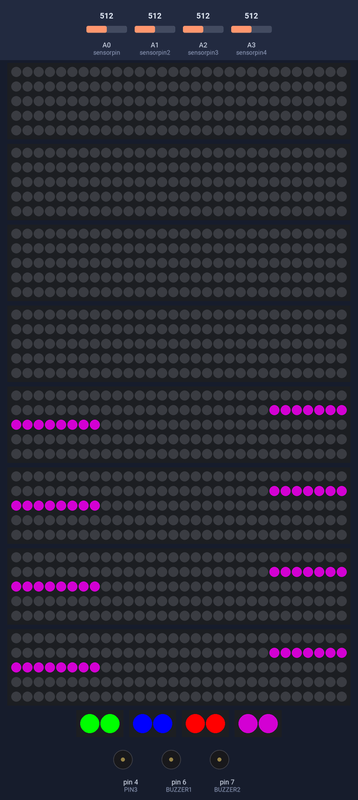
Recording of a sketch running on a simulated Arduino Uno, built with avr-gcc and run on an emulated ATmega328P. On the bench: 8 × 150 RGB LEDs in strip order, left to right, continuing on the next row, 4 × 2 RGB LEDs in strip order, left to right, buzzer (waves = sounding, pin HIGH). The inputs (shaded band) are chosen by the test bench; at power-on: A0 (sensorpin) = 512, A3 (sensorpin4) = 512, A1 (sensorpin2) = 512, A2 (sensorpin3) = 512. Dim RGB values are drawn brighter than linear; the strip is taken to match the declared colour order; random numbers use the default seed unless the sketch sets one.

Above: at 9.68 s.
12.0 s: A0 (sensorpin) set to 414
24.9 s: A0 (sensorpin) set to 382
At 30.3 s:
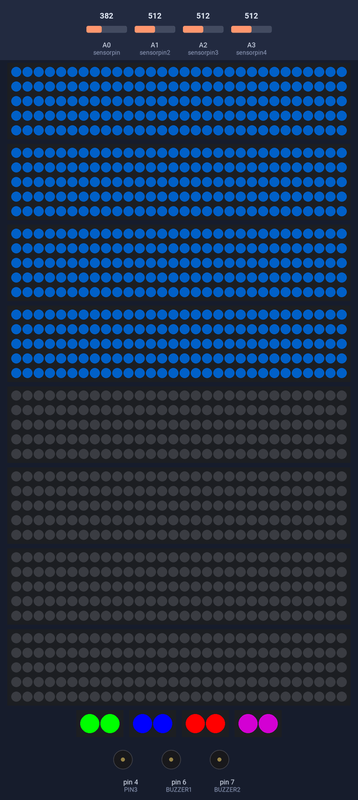
32.6 s: A0 (sensorpin) set to 410
At 41.95 s:
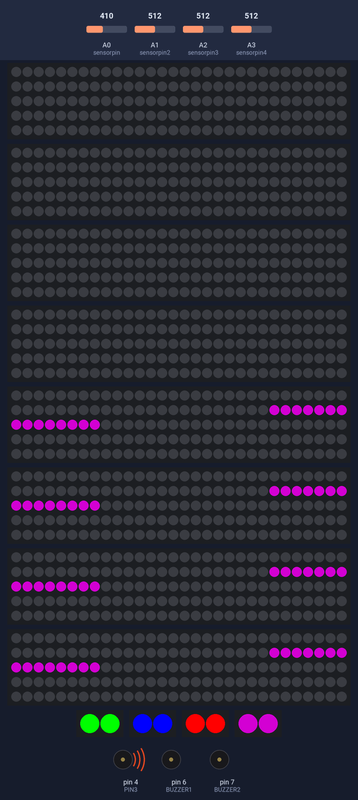
44.5 s: A3 (sensorpin4) set to 417
57.4 s: A3 (sensorpin4) set to 386
At 67.57 s:
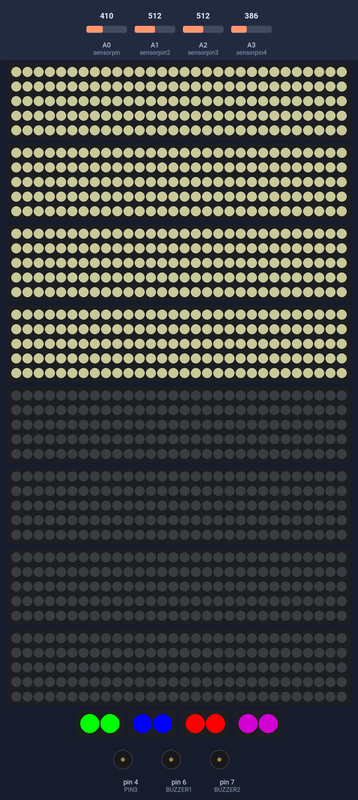
67.7 s: A3 (sensorpin4) set to 410
At 77.8 s:
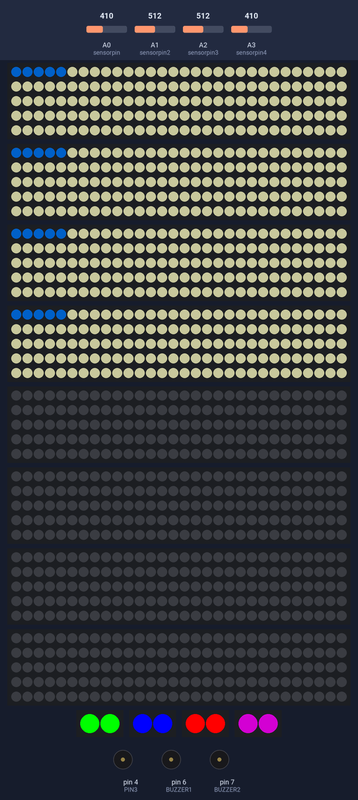
Timing chart, 0 to 79.7 s (numbered marks = the images above; inputs shaded):
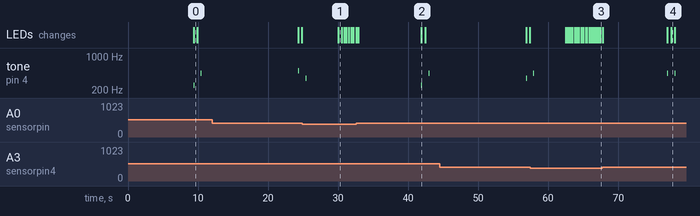

Measured:
- the behaviour switches between 401 and 400 on A0 (sensorpin) (found by bisection; images 0 and 1)
- the behaviour switches between 401 and 400 on A3 (sensorpin4) (found by bisection; images 2 and 3)
- after the input at 24.9 s, the LEDs: first change after 5.1 s (image 1 shows a later state)
- after the input at 32.6 s, tone on pin 4 (PIN3): silent → 250 Hz after 9.3 s, → silent 0.10 s later, → 440 Hz 0.95 s later, → silent 0.10 s later
- after the input at 57.4 s, the LEDs: first change after 5.1 s (image 3 shows a later state)
- after the input at 67.7 s, tone on pin 4 (PIN3): alternates 440 Hz for 0.10 s and silent for 0.95 s, 4 changes in all, then stays silent, starting after 9.3 s
- what the display in image 1 shows lasts 0.5 s, from 30.0 s to 30.5 s

The sketch:

simon.ino
```cpp
#include <WS2812FX.h>
#include <Adafruit_NeoPixel.h>;
#include <time.h>
#include <LEDMatrixDriver.hpp>


//haut parleur
#define BUZZER1  6
#define BUZZER2  7

//strip
#define PIN 2
#define PIN2 3
#define PIN3 4
#define PIN4 5


//Chenillard
#define LED_COUNT 150
#define TIMER_MS 5000
WS2812FX ws2812fx1 = WS2812FX(LED_COUNT, PIN, NEO_RGB + NEO_KHZ800);
WS2812FX ws2812fx2 = WS2812FX(LED_COUNT, PIN2, NEO_RGB + NEO_KHZ800);
WS2812FX ws2812fx3 = WS2812FX(LED_COUNT, PIN3, NEO_RGB + NEO_KHZ800);
WS2812FX ws2812fx4 = WS2812FX(LED_COUNT, PIN4, NEO_RGB + NEO_KHZ800);
unsigned long last_change = 0;
unsigned long now = 0;


//led rappel
#define PIN11 8
#define PIN22 11
#define PIN33 12
#define PIN44 13

//Strip
#define NUMPIXELS 17
#define NUMPIXELS2 35
#define NUMPIXELS3 53
#define NUMPIXELS4 68
//led rappel
#define NUMPIXELS11 2
#define NUMPIXELS22 2
#define NUMPIXELS33 2
#define NUMPIXELS44 2


#ifdef __AVR__
#include <avr/power.h> // Required for 16 MHz Adafruit Trinket
#endif


#define sensorpin  0
#define sensorpin2  1
#define sensorpin3  2
#define sensorpin4  3


//strip
Adafruit_NeoPixel pixels(150, PIN, NEO_GRB + NEO_KHZ800);
Adafruit_NeoPixel pixels2(150, PIN2, NEO_GRB + NEO_KHZ800);
Adafruit_NeoPixel pixels3(150, PIN3, NEO_GRB + NEO_KHZ800);
Adafruit_NeoPixel pixels4(150, PIN4, NEO_GRB + NEO_KHZ800);


//led rappel
Adafruit_NeoPixel pixels11(NUMPIXELS11, PIN11, NEO_GRB + NEO_KHZ800);
Adafruit_NeoPixel pixels22(NUMPIXELS22, PIN22, NEO_GRB + NEO_KHZ800);
Adafruit_NeoPixel pixels33(NUMPIXELS33, PIN33, NEO_GRB + NEO_KHZ800);
Adafruit_NeoPixel pixels44(NUMPIXELS44, PIN44, NEO_GRB + NEO_KHZ800);


 //Matrix
  const uint8_t LEDMATRIX_CS_PIN = 9;
  const int LEDMATRIX_SEGMENTS = 8;
  const int LEDMATRIX_WIDTH    = LEDMATRIX_SEGMENTS * 8;
  LEDMatrixDriver lmd(LEDMATRIX_SEGMENTS, LEDMATRIX_CS_PIN);
  char text[] = "** LED MATRIX DEMO! ** (1234567890) ++ \"ABCDEFGHIJKLMNOPQRSTUVWXYZ\" ++ <$%/=?'.@,> --";
  //const int ANIM_DELAY = 30;

void setup()
{
//Matrix
    lmd.setEnabled(true);
    lmd.setIntensity(2); // 0 = low, 10 = high

  //Chenillard
  ws2812fx1.init();
  ws2812fx1.setBrightness(100);
  ws2812fx1.setSpeed(1000);
  ws2812fx1.setColor(0x007BFF);
  ws2812fx1.setMode(FX_MODE_STATIC);
  ws2812fx1.start();


  ws2812fx2.init();
  ws2812fx2.setBrightness(100);
  ws2812fx2.setSpeed(1000);
  ws2812fx2.setColor(0x007BFF);
  ws2812fx2.setMode(FX_MODE_STATIC);
  ws2812fx2.start();


  ws2812fx3.init();
  ws2812fx3.setBrightness(100);
  ws2812fx3.setSpeed(1000);
  ws2812fx3.setColor(0x007BFF);
  ws2812fx3.setMode(FX_MODE_STATIC);
  ws2812fx3.start();


  ws2812fx4.init();
  ws2812fx4.setBrightness(100);
  ws2812fx4.setSpeed(1000);
  ws2812fx4.setColor(0x007BFF);
  ws2812fx4.setMode(FX_MODE_STATIC);
  ws2812fx4.start();


  //Jeu Simon
  #if defined(__AVR_ATtiny85__) && (F_CPU == 16000000)
  clock_prescale_set(clock_div_1);
  #endif


  //Haut parleur
  pinMode(BUZZER1, OUTPUT);
  pinMode(BUZZER2, OUTPUT);


//strip
  Serial.begin(9600);
  pixels.begin();
  pixels2.begin();
  pixels3.begin();
  pixels4.begin();

  pixels.clear();pixels.show();
  pixels2.clear();pixels2.show();
  pixels3.clear();pixels3.show();
  pixels4.clear();pixels4.show();

//led rappel
  pixels11.begin();
  pixels22.begin();
  pixels33.begin();
  pixels44.begin();

  pixels11.clear();pixels11.show();
  pixels22.clear();pixels22.show();
  pixels33.clear();pixels33.show();
  pixels44.clear();pixels44.show();

   for(int i=0; i<NUMPIXELS11; i++) { pixels11.setPixelColor(i, pixels11.Color(0,255,0));}
   for(int i=0; i<NUMPIXELS22; i++) { pixels22.setPixelColor(i, pixels22.Color(0,0, 255));}
   for(int i=0; i<NUMPIXELS33; i++) { pixels33.setPixelColor(i, pixels33.Color(255, 0, 0));}
   for(int i=0; i<NUMPIXELS44; i++) { pixels44.setPixelColor(i, pixels44.Color(125, 0, 125));}


    pixels11.show();
    pixels22.show();
    pixels33.show();
    pixels44.show();


  //Fin setup.
 }


//Simon
 int val = 0;
 int  val2 = 0;
 int  val3 =0;
 int  val4 = 0;

 int i = 0;
 int z = 0;


 int choix_utilisateur = 0;

 bool pret = false ;

 String myString;

 int tab[13];
 int  TAILLE = 13;

 int perdu = 0;
 unsigned long debut_partie;
 int iteration = 0;
 bool affiche_couleur = false;
 int nbr_jeux = 1;


  //Matrix
  int x=0, y=0;   // start top left
byte font[95][8] = { {0,0,0,0,0,0,0,0}, // SPACE
                     {0x10,0x18,0x18,0x18,0x18,0x00,0x18,0x18}, // EXCL
                     {0x28,0x28,0x08,0x00,0x00,0x00,0x00,0x00}, // QUOT
                     {0x00,0x0a,0x7f,0x14,0x28,0xfe,0x50,0x00}, // #
                     {0x10,0x38,0x54,0x70,0x1c,0x54,0x38,0x10}, // $
                     {0x00,0x60,0x66,0x08,0x10,0x66,0x06,0x00}, // %
                     {0,0,0,0,0,0,0,0}, // &
                     {0x00,0x10,0x18,0x18,0x08,0x00,0x00,0x00}, // '
                     {0x02,0x04,0x08,0x08,0x08,0x08,0x08,0x04}, // (
                     {0x40,0x20,0x10,0x10,0x10,0x10,0x10,0x20}, // )
                     {0x00,0x10,0x54,0x38,0x10,0x38,0x54,0x10}, // *
                     {0x00,0x08,0x08,0x08,0x7f,0x08,0x08,0x08}, // +
                     {0x00,0x00,0x00,0x00,0x00,0x18,0x18,0x08}, // COMMA
                     {0x00,0x00,0x00,0x00,0x7e,0x00,0x00,0x00}, // -
                     {0x00,0x00,0x00,0x00,0x00,0x00,0x06,0x06}, // DOT
                     {0x00,0x04,0x04,0x08,0x10,0x20,0x40,0x40}, // /
                     {0x00,0x38,0x44,0x4c,0x54,0x64,0x44,0x38}, // 0
                     {0x04,0x0c,0x14,0x24,0x04,0x04,0x04,0x04}, // 1
                     {0x00,0x30,0x48,0x04,0x04,0x38,0x40,0x7c}, // 2
                     {0x00,0x38,0x04,0x04,0x18,0x04,0x44,0x38}, // 3
                     {0x00,0x04,0x0c,0x14,0x24,0x7e,0x04,0x04}, // 4
                     {0x00,0x7c,0x40,0x40,0x78,0x04,0x04,0x38}, // 5
                     {0x00,0x38,0x40,0x40,0x78,0x44,0x44,0x38}, // 6
                     {0x00,0x7c,0x04,0x04,0x08,0x08,0x10,0x10}, // 7
                     {0x00,0x3c,0x44,0x44,0x38,0x44,0x44,0x78}, // 8
                     {0x00,0x38,0x44,0x44,0x3c,0x04,0x04,0x78}, // 9
                     {0x00,0x18,0x18,0x00,0x00,0x18,0x18,0x00}, // :
                     {0x00,0x18,0x18,0x00,0x00,0x18,0x18,0x08}, // ;
                     {0x00,0x10,0x20,0x40,0x80,0x40,0x20,0x10}, // <
                     {0x00,0x00,0x7e,0x00,0x00,0xfc,0x00,0x00}, // =
                     {0x00,0x08,0x04,0x02,0x01,0x02,0x04,0x08}, // >
                     {0x00,0x38,0x44,0x04,0x08,0x10,0x00,0x10}, // ?
                     {0x00,0x30,0x48,0xba,0xba,0x84,0x78,0x00}, // @
                     {0x00,0x1c,0x22,0x42,0x42,0x7e,0x42,0x42}, // A
                     {0x00,0x78,0x44,0x44,0x78,0x44,0x44,0x7c}, // B
                     {0x00,0x3c,0x44,0x40,0x40,0x40,0x44,0x7c}, // C
                     {0x00,0x7c,0x42,0x42,0x42,0x42,0x44,0x78}, // D
                     {0x00,0x78,0x40,0x40,0x70,0x40,0x40,0x7c}, // E
                     {0x00,0x7c,0x40,0x40,0x78,0x40,0x40,0x40}, // F
                     {0x00,0x3c,0x40,0x40,0x5c,0x44,0x44,0x78}, // G
                     {0x00,0x42,0x42,0x42,0x7e,0x42,0x42,0x42}, // H
                     {0x00,0x7c,0x10,0x10,0x10,0x10,0x10,0x7e}, // I
                     {0x00,0x7e,0x02,0x02,0x02,0x02,0x04,0x38}, // J
                     {0x00,0x44,0x48,0x50,0x60,0x50,0x48,0x44}, // K
                     {0x00,0x40,0x40,0x40,0x40,0x40,0x40,0x7c}, // L
                     {0x00,0x82,0xc6,0xaa,0x92,0x82,0x82,0x82}, // M
                     {0x00,0x42,0x42,0x62,0x52,0x4a,0x46,0x42}, // N
                     {0x00,0x3c,0x42,0x42,0x42,0x42,0x44,0x38}, // O
                     {0x00,0x78,0x44,0x44,0x48,0x70,0x40,0x40}, // P
                     {0x00,0x3c,0x42,0x42,0x52,0x4a,0x44,0x3a}, // Q
                     {0x00,0x78,0x44,0x44,0x78,0x50,0x48,0x44}, // R
                     {0x00,0x38,0x40,0x40,0x38,0x04,0x04,0x78}, // S
                     {0x00,0x7e,0x90,0x10,0x10,0x10,0x10,0x10}, // T
                     {0x00,0x42,0x42,0x42,0x42,0x42,0x42,0x3e}, // U
                     {0x00,0x42,0x42,0x42,0x42,0x44,0x28,0x10}, // V
                     {0x80,0x82,0x82,0x92,0x92,0x92,0x94,0x78}, // W
                     {0x00,0x42,0x42,0x24,0x18,0x24,0x42,0x42}, // X
                     {0x00,0x44,0x44,0x28,0x10,0x10,0x10,0x10}, // Y
                     {0x00,0x7c,0x04,0x08,0x7c,0x20,0x40,0xfe}, // Z
                      // (the font does not contain any lower case letters. you can add your own.)
                  };    // {}, //


void loop(){

  affichageStatique("WELCOME");

//Simon
  val = analogRead(sensorpin);
  val2 = analogRead(sensorpin2);
  val3 = analogRead(sensorpin3);
  val4 = analogRead(sensorpin4);

if (val>400 and val4>400){
  pret = true ;
  }else{
    pret = false;
  }

  if (pret){
    change_couleur_des_led_real_time(99);
    affichage("START DANS");
    delay(500);
    for (i=0; i<4; i++){
      myString = String(3-i);
      if (i==3){
         affichage("START");
      }else{
        affichage(myString);
      }
      delay(500);
    }

    // tableau
     for(int i =0; i<TAILLE; i++){
        tab[i] = random(1, 5);

    }


    while (nbr_jeux < TAILLE+1 and perdu == 0){
      affichageStatique("LEVEL "+String(nbr_jeux));
      while (iteration < nbr_jeux and perdu == 0){
        if (affiche_couleur == false){
          for (z = 0; z < nbr_jeux; z++){
            change_couleur_des_led(tab[z]);
          }
          affiche_couleur = true;
          debut_partie = millis();
        }
        val = analogRead(sensorpin);
        val2 = analogRead(sensorpin2);
        val3 = analogRead(sensorpin3);
        val4 = analogRead(sensorpin4);
        if(val>400){
          choix_utilisateur = 1;
          }
        else if (val2>400){
          choix_utilisateur = 2;
          }
        else if (val3>400){
          choix_utilisateur = 3;
          }
        else if (val4>400){
          choix_utilisateur = 4;
          }
        if (choix_utilisateur == 1 || choix_utilisateur == 2 || choix_utilisateur == 3 || choix_utilisateur == 4){
          change_couleur_des_led_real_time(choix_utilisateur);
          if (choix_utilisateur == tab[iteration]){
            while (val >= 250 || val2 >= 250 || val3 >= 250 || val4 >= 250){
              val = analogRead(sensorpin);
              val2 = analogRead(sensorpin2);
              val3 = analogRead(sensorpin3);
              val4 = analogRead(sensorpin4);
            }
            change_couleur_des_led_real_time(99);
            iteration++;
            debut_partie = millis();
          }else{
            perdu = 1;
            change_couleur_des_led_real_time(99);
          }
          choix_utilisateur = 0;
        }else{
          if ((millis()-debut_partie) >= 3000){
            perdu = 1;
          }
        }
      }
      affiche_couleur = false;
      iteration = 0;
      nbr_jeux++;
      delay(400);
    }

    if (perdu == 0){
      affichage("BIEN JOUE VOUS AVEZ GAGNE");
      //jingleBells();
    }else{
      affichage("VOUS AVEZ PERDU AU LEVEL"+ String(nbr_jeux-1));
    }

    nbr_jeux = 1;
    iteration = 0;
    perdu = 0;
    pret = false;

   }else{
      //Chenillard
       now = millis();

      ws2812fx1.service();
      ws2812fx2.service();
      ws2812fx3.service();
      ws2812fx4.service();

      if(now - last_change > TIMER_MS) {
        ws2812fx1.setMode((ws2812fx1.getMode() + 1) % ws2812fx1.getModeCount());
        ws2812fx2.setMode((ws2812fx2.getMode() + 1) % ws2812fx2.getModeCount());
        ws2812fx3.setMode((ws2812fx3.getMode() + 1) % ws2812fx3.getModeCount());
        ws2812fx4.setMode((ws2812fx4.getMode() + 1) % ws2812fx4.getModeCount());
        last_change = now;
      }
   }
}
//Fonctions Simon
void change_couleur_des_led_real_time(int couleur){
  switch(couleur){
        case 1:  for(int i=0; i<NUMPIXELS; i++) { pixels.setPixelColor(i, pixels.Color(0, 0, 255)); pixels2.setPixelColor(i, pixels2.Color(0, 0, 255)); pixels3.setPixelColor(i, pixels3.Color(0, 0, 255)); pixels4.setPixelColor(i, pixels4.Color(0, 0, 255));} pixels.show();pixels2.show();pixels3.show();pixels4.show();tone(4,440,100); break;//bleu
        case 2:  for(int i=NUMPIXELS; i<NUMPIXELS2; i++) { pixels.setPixelColor(i, pixels.Color(0, 255, 0)); pixels2.setPixelColor(i, pixels2.Color(0, 255, 0)); pixels3.setPixelColor(i, pixels3.Color(0, 255, 0)); pixels4.setPixelColor(i, pixels4.Color(0, 255, 0));}pixels.show(); pixels2.show();pixels3.show();pixels4.show();tone(4,350,100);break;//vert
        case 3:  for(int i=NUMPIXELS2; i<NUMPIXELS3; i++) { pixels.setPixelColor(i, pixels.Color(255, 0, 0)); pixels2.setPixelColor(i, pixels2.Color(255, 0, 0)); pixels3.setPixelColor(i, pixels3.Color(255, 0, 0)); pixels4.setPixelColor(i, pixels4.Color(255,0, 0));} pixels.show(); pixels2.show();pixels3.show();pixels4.show();tone(4,500,100); break;// rouge
        case 4:  for(int i=NUMPIXELS3; i<NUMPIXELS4; i++) { pixels.setPixelColor(i, pixels.Color(125, 0, 125)); pixels2.setPixelColor(i, pixels2.Color(125, 0, 125)); pixels3.setPixelColor(i, pixels3.Color(125, 0, 125)); pixels4.setPixelColor(i, pixels4.Color(125, 0, 125));}pixels.show(); pixels2.show();pixels3.show();pixels4.show();tone(4,250,100);break;// mauve
        case 99: pixels.clear(); pixels.show();pixels2.clear(); pixels2.show();pixels3.clear(); pixels3.show();pixels4.clear(); pixels4.show();break;
  }
}
void change_couleur_des_led(int couleur){
  switch(couleur){
        //case 1:  for(int i=0; i<NUMPIXELS; i++) { pixels.setPixelColor(i, pixels.Color(0, 0, 255));};  pixels.show();tone(4,440,100); delay(500);pixels.clear();pixels.show();delay(500);break;//bleu
        //case 2:  for(int i=0; i<NUMPIXELS2; i++) { pixels2.setPixelColor(i, pixels2.Color(0, 255, 0));};  pixels2.show();tone(4,350,100);delay(500); pixels2.clear();pixels2.show();delay(500);break;//vert
        //case 3:  for(int i=0; i<NUMPIXELS3; i++) { pixels3.setPixelColor(i, pixels3.Color(255, 0, 0));};  pixels3.show();tone(4,500,100);delay(500); pixels3.clear();pixels3.show();delay(500);break;// rouge
        //case 4:  for(int i=0; i<NUMPIXELS4; i++) { pixels4.setPixelColor(i, pixels4.Color(125, 0, 125));};  pixels4.show();tone(4,250,100);delay(500);pixels4.clear();pixels4.show();delay(500);break;// mauve
        case 1:  for(int i=0; i<NUMPIXELS; i++) { pixels.setPixelColor(i, pixels.Color(0, 0, 255)); pixels2.setPixelColor(i, pixels2.Color(0, 0, 255)); pixels3.setPixelColor(i, pixels3.Color(0, 0, 255)); pixels4.setPixelColor(i, pixels4.Color(0, 0, 255));} pixels.show();pixels2.show();pixels3.show();pixels4.show();tone(4,440,100);delay(500);pixels.clear();pixels.show();pixels2.clear();pixels2.show();pixels3.clear();pixels3.show();pixels4.clear();pixels4.show();delay(500); break;//bleu
        case 2:  for(int i=NUMPIXELS; i<NUMPIXELS2; i++) { pixels.setPixelColor(i, pixels.Color(0, 255, 0)); pixels2.setPixelColor(i, pixels2.Color(0, 255, 0)); pixels3.setPixelColor(i, pixels3.Color(0, 255, 0)); pixels4.setPixelColor(i, pixels4.Color(0, 255, 0));}pixels.show(); pixels2.show();pixels3.show();pixels4.show();tone(4,350,100);delay(500); pixels.clear();pixels.show();pixels2.clear();pixels2.show();pixels3.clear();pixels3.show();pixels4.clear();pixels4.show();delay(500);break;//vert
        case 3:  for(int i=NUMPIXELS2; i<NUMPIXELS3; i++) { pixels.setPixelColor(i, pixels.Color(255, 0, 0)); pixels2.setPixelColor(i, pixels2.Color(255, 0, 0)); pixels3.setPixelColor(i, pixels3.Color(255, 0, 0)); pixels4.setPixelColor(i, pixels4.Color(255,0, 0));} pixels.show(); pixels2.show();pixels3.show();pixels4.show();tone(4,500,100);delay(500); pixels.clear();pixels.show();pixels2.clear();pixels2.show();pixels3.clear();pixels3.show();pixels4.clear();pixels4.show();delay(500);break;// rouge
        case 4:  for(int i=NUMPIXELS3; i<NUMPIXELS4; i++) { pixels.setPixelColor(i, pixels.Color(125, 0, 125)); pixels2.setPixelColor(i, pixels2.Color(125, 0, 125)); pixels3.setPixelColor(i, pixels3.Color(125, 0, 125)); pixels4.setPixelColor(i, pixels4.Color(125, 0, 125));}pixels.show(); pixels2.show();pixels3.show();pixels4.show();tone(4,250,100);delay(500);pixels.clear();pixels.show();pixels2.clear();pixels2.show();pixels3.clear();pixels3.show();pixels4.clear();pixels4.show();delay(500);break;// mauve
  }
}


//Fonctions Matrix


void drawString(char* text, int len, int x, int y )
{
  for( int idx = 0; idx < len; idx ++ )
  {
    int c = text[idx] - 32;
    if( x + idx * 8  > LEDMATRIX_WIDTH )
      return;

    if( 8 + x + idx * 8 > 0 )
      drawSprite( font[c], x + idx * 8, y, 8, 8 );
  }
}


void drawSprite( byte* sprite, int x, int y, int width, int height )
{

  byte mask = B10000000;

  for( int iy = 0; iy < height; iy++ )
  {
    for( int ix = 0; ix < width; ix++ )
    {
      lmd.setPixel(x + ix, y + iy, (bool)(sprite[iy] & mask ));

      mask = mask >> 1;
    }
    mask = B10000000;
  }
}


 void affichage(String mot){
  char text2[] = "        ";
  drawString(text2, 8, x, 0);
  lmd.display();
  char text[mot.length()+1];
  mot.toCharArray(text, mot.length()+1);
  x=63;
  int len = strlen(text);

  for (int i=0; i<((len*8)+64); i++){
    drawString(text, len, x, 0);
    lmd.display();
    delay(13);
    if( --x < len * -8 ) {
      x = LEDMATRIX_WIDTH;
      }
    }
  }


  void affichageStatique(String mot){
    //Serial.println(mot);
    char text2[] = "        ";
    drawString(text2, 8, x, 0);
    lmd.display();
    char text[mot.length()+1];
    mot.toCharArray(text, mot.length()+1);
    x=0;
    int len = strlen(text);
    drawString(text, len, x, 0);
    lmd.display();
  }
```
